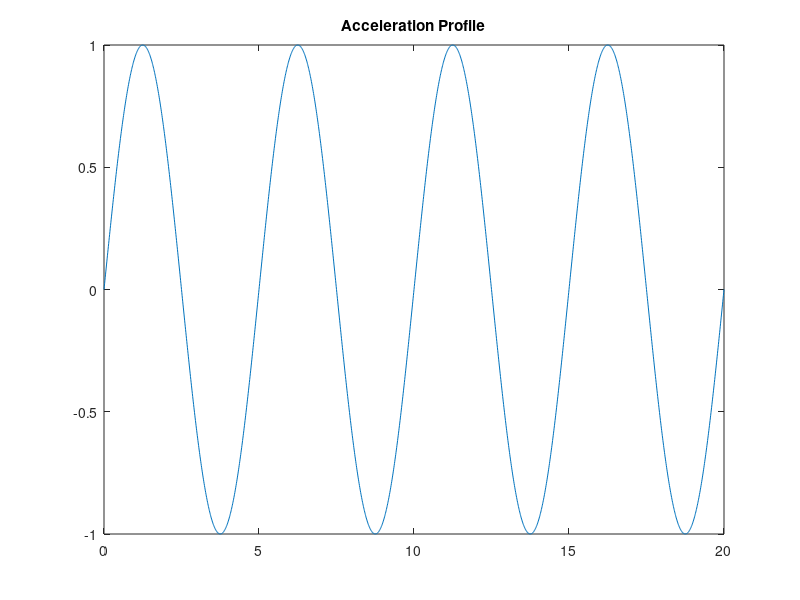
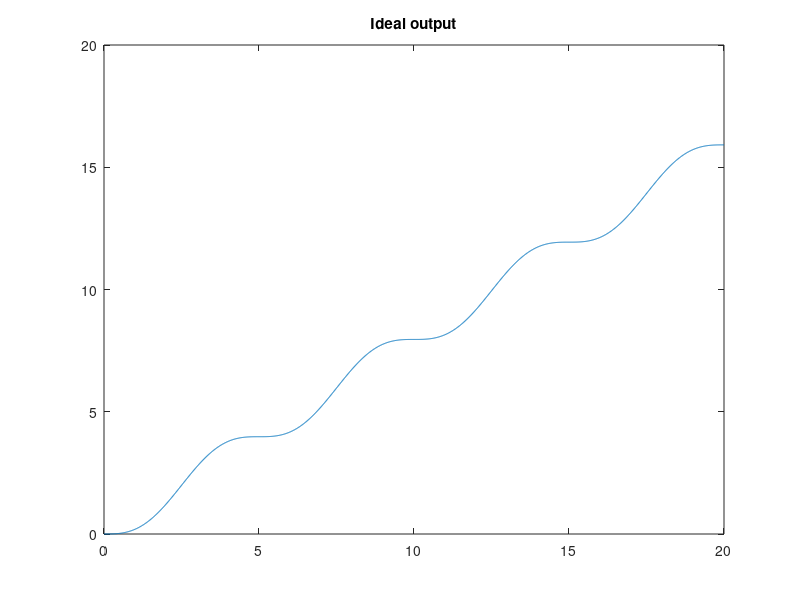

Reproduce these figures in MATLAB, in order.
% Define the system parameters
A = [0 1; 0 0]; 
B = [0; 1]; 
C = [1 0];
D = 0;
dt = 0.01; 

% Check observability
Wo=obsv(A,C);

% Design the observer matrix
L=place(A',C',[-1;-1.5])';

% Simulate the acceleration input
sys=ss(A,B,C,0);
[u,t]=gensig('sin',5,20,dt); % 5 s period, 20 s long

figure(1) 
plot(t,u)
title('Acceleration Profile')

% Simulate the position measurement from the acceleration
[y,t,x]=lsim(sys,u,t);

figure(2)
plot(t,y)
title('Ideal output')

% Add noise to the output
y=y+0.1*randn(size(y)); 

% simple observer:
xh1=y;
xh2=diff([0;y])/dt;

% Luenberger observer:
Ao=A-L*C;
sysO=ss(Ao,[L B],eye(2),zeros(2,2));
xh=lsim(sysO,[y u],t);